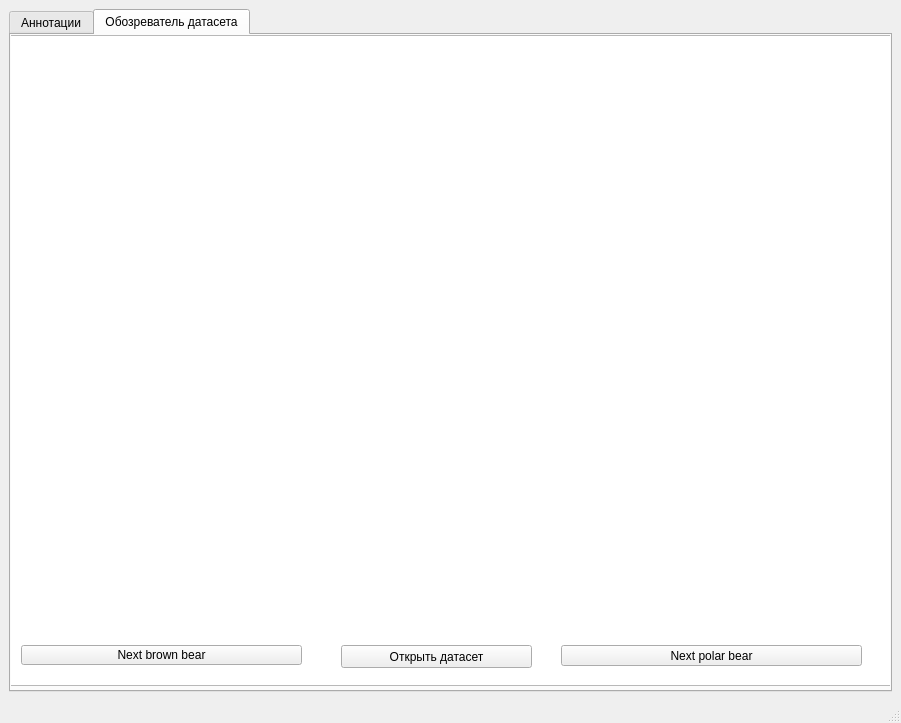
<?xml version="1.0" encoding="UTF-8"?>
<ui version="4.0">
 <class>MainWindow</class>
 <widget class="QMainWindow" name="MainWindow">
  <property name="geometry">
   <rect>
    <x>0</x>
    <y>0</y>
    <width>901</width>
    <height>723</height>
   </rect>
  </property>
  <property name="windowTitle">
   <string>MainWindow</string>
  </property>
  <widget class="QWidget" name="centralwidget">
   <layout class="QVBoxLayout" name="verticalLayout">
    <item>
     <widget class="QTabWidget" name="tabWidget">
      <property name="currentIndex">
       <number>1</number>
      </property>
      <widget class="QWidget" name="tab">
       <attribute name="title">
        <string>Аннотации</string>
       </attribute>
       <widget class="QPushButton" name="pushButton_3">
        <property name="geometry">
         <rect>
          <x>10</x>
          <y>50</y>
          <width>111</width>
          <height>23</height>
         </rect>
        </property>
        <property name="text">
         <string>Create Annotation</string>
        </property>
       </widget>
       <widget class="QPushButton" name="pushButton_4">
        <property name="geometry">
         <rect>
          <x>120</x>
          <y>50</y>
          <width>111</width>
          <height>23</height>
         </rect>
        </property>
        <property name="text">
         <string>Create Annotation2</string>
        </property>
       </widget>
       <widget class="QPushButton" name="pushButton_5">
        <property name="geometry">
         <rect>
          <x>230</x>
          <y>50</y>
          <width>111</width>
          <height>23</height>
         </rect>
        </property>
        <property name="text">
         <string>Create Annotation3</string>
        </property>
       </widget>
      </widget>
      <widget class="QWidget" name="tab_2">
       <attribute name="title">
        <string>Обозреватель датасета</string>
       </attribute>
       <widget class="QListWidget" name="listWidget">
        <property name="geometry">
         <rect>
          <x>-20</x>
          <y>0</y>
          <width>901</width>
          <height>651</height>
         </rect>
        </property>
       </widget>
       <widget class="QPushButton" name="pushButton">
        <property name="geometry">
         <rect>
          <x>550</x>
          <y>610</y>
          <width>301</width>
          <height>21</height>
         </rect>
        </property>
        <property name="text">
         <string>Next polar bear</string>
        </property>
       </widget>
       <widget class="QPushButton" name="pushButton_2">
        <property name="geometry">
         <rect>
          <x>10</x>
          <y>610</y>
          <width>281</width>
          <height>20</height>
         </rect>
        </property>
        <property name="text">
         <string>Next brown bear</string>
        </property>
       </widget>
       <widget class="QPushButton" name="pushButton_10">
        <property name="geometry">
         <rect>
          <x>330</x>
          <y>610</y>
          <width>191</width>
          <height>23</height>
         </rect>
        </property>
        <property name="text">
         <string>Открыть датасет</string>
        </property>
       </widget>
      </widget>
     </widget>
    </item>
   </layout>
  </widget>
  <widget class="QMenuBar" name="menubar">
   <property name="geometry">
    <rect>
     <x>0</x>
     <y>0</y>
     <width>901</width>
     <height>21</height>
    </rect>
   </property>
  </widget>
  <widget class="QStatusBar" name="statusbar"/>
  <action name="actionCreate_annotation">
   <property name="text">
    <string>Create annotation</string>
   </property>
  </action>
  <action name="actionCreate_annotation2">
   <property name="text">
    <string>Create annotation2</string>
   </property>
  </action>
  <action name="actionCreate_annotation3">
   <property name="text">
    <string>Create annotation3</string>
   </property>
  </action>
  <action name="actionCreate_dataset2">
   <property name="text">
    <string>Create dataset2</string>
   </property>
  </action>
  <action name="actionCreate_random_dataset">
   <property name="text">
    <string>Create random dataset</string>
   </property>
  </action>
  <action name="actionSave">
   <property name="text">
    <string>Save</string>
   </property>
  </action>
  <action name="actionExit">
   <property name="text">
    <string>Exit</string>
   </property>
  </action>
  <action name="actionDirectory">
   <property name="text">
    <string>Directory</string>
   </property>
  </action>
  <action name="actionExit_2">
   <property name="text">
    <string>Exit</string>
   </property>
  </action>
  <action name="actionDirectory_2">
   <property name="text">
    <string>Directory</string>
   </property>
  </action>
 </widget>
 <resources/>
 <connections/>
</ui>
